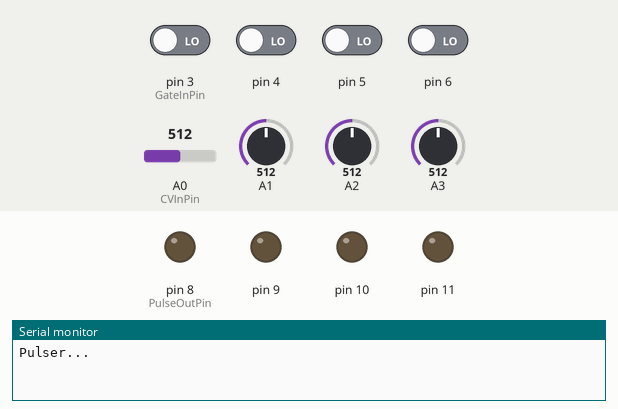
The sketch below on a simulated Arduino Uno, built with avr-gcc and run on an emulated ATmega328P. Shown: output pins drawn as LEDs (lit = HIGH), the last lines printed to the serial monitor. Inputs (shaded band) come from the test bench; at power-on: pin 3 (GateInPin), pin 4–6 LOW, A0 (CVInPin) = 512, A1 = 512, A2 = 512, A3 = 512.

Above: at 1.2 s.
1.3 s: pin 3 (GateInPin) driven HIGH
At 1.78 s:
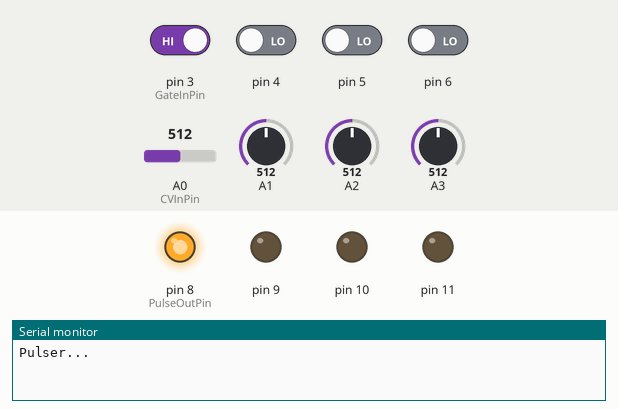
3.4 s: pin 4 driven HIGH
At 3.88 s:
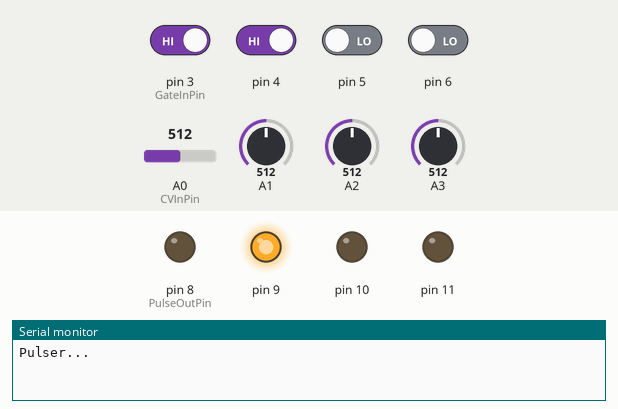
5.5 s: pin 5 driven HIGH
At 5.98 s:
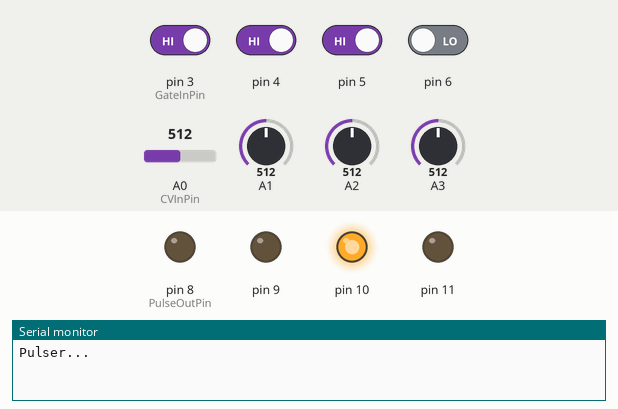
7.6 s: pin 6 driven HIGH
At 8.08 s:
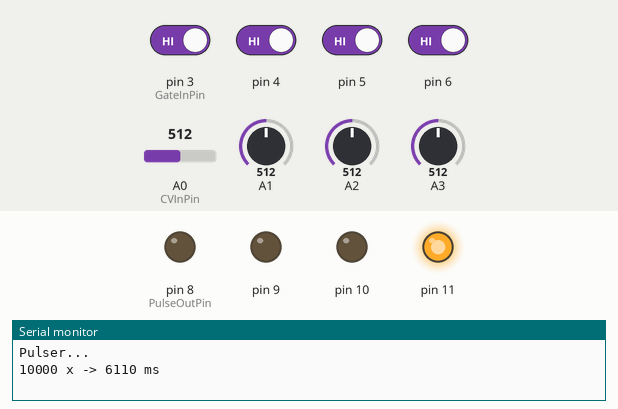
Timing chart, 0 to 10.6 s (numbered marks = the images above; inputs shaded):
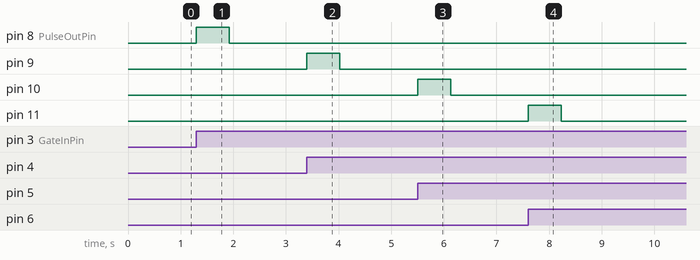

Measured:
- after the input at 1.3 s, pin 8 (PulseOutPin): LOW → HIGH at once, → LOW 0.63 s later
- after the input at 3.4 s, pin 9: LOW → HIGH at once, → LOW 0.63 s later
- after the input at 5.5 s, pin 10: LOW → HIGH at once, → LOW 0.63 s later
- after the input at 7.6 s, pin 11: LOW → HIGH at once, → LOW 0.63 s later

The sketch:

Pulser.ino
```cpp
/*!
 * Pulser:
 * CV + gate in -> pulse out, pulse length ~CV
 */

const int NumPulses = 4;
const int CVInPin = A0;
const int GateInPin = 3;//??
const int PulseOutPin = 8;//??

int g_Gate[NumPulses];
int g_PulseCounter[NumPulses];
int g_PulseLength[NumPulses];


void setupFastAnalogRead()
{
  // bits [2:0] of ADCSRA register determine clock divider
  // by default it is 128 ~ 111
  // we can set it to 32 ~ 101
  // we can set it to 16 ~ 100
  // we can set it to 8  ~ 011
  ADCSRA &= (0xF8 | 0x04);
}

class CTimings
{
  public:
  CTimings()
  : m_Counter(0)
  , m_Millis(0)
  {}

  void Tick(unsigned long Interval)
  {
    ++m_Counter;
    if(Interval<=m_Counter)
    {
      m_Counter = 0;
      unsigned long PrevMillis = m_Millis;
      m_Millis = millis();

      Serial.print(Interval);
      Serial.print(" x -> ");
      Serial.print(m_Millis-PrevMillis);
      Serial.println(" ms");
    }
  }

  private:
    unsigned long m_Counter;
    unsigned long m_Millis;
};

CTimings g_Timings;

void setup()
{
  Serial.begin(115200);
  Serial.println("Pulser...");

  setupFastAnalogRead();

  for(int Pulse = 0; Pulse<NumPulses; ++Pulse)
  {
    pinMode(CVInPin+Pulse, INPUT);
    pinMode(GateInPin+Pulse, INPUT);
    pinMode(PulseOutPin+Pulse, OUTPUT);

    g_Gate[Pulse] = 0;
    g_PulseCounter[Pulse] = 0;
    g_PulseLength[Pulse] = 1;
  }
}

void loop()
{
  // alternating (?):  read one pulse length CV

  // read gate input
  // update pulse counter
  // Note: pulse counter == 0 <=> no pulse
  // write all pulse output
  for(int Pulse = 0; Pulse<NumPulses; ++Pulse)
  {
    g_PulseLength[Pulse] = 1+analogRead(CVInPin+Pulse)*2;// scaling TBD

    int Gate = digitalRead(GateInPin+Pulse);//?? use fast digital in? read PORT??

    if(!g_Gate[Pulse] && Gate)
    { // (re)start pulse
      g_Gate[Pulse] = 1;
      g_PulseCounter[Pulse] = 1;
    }

    if(g_PulseCounter[Pulse])
    { // pulse is ongoing
      if(g_PulseLength[Pulse]<g_PulseCounter[Pulse])
      { // end pulse
        g_PulseCounter[Pulse] = 0;
      }
      else
      { // continue pulse
        ++g_PulseCounter[Pulse];
      }
    }

    //TODO use fast digital out! write PORT??
    digitalWrite(PulseOutPin+Pulse, g_PulseCounter[Pulse]);
  }

  delayMicroseconds(500);//TODO some global speed CV??

  // print timing every ... repeats
  g_Timings.Tick(10000);
}
```
